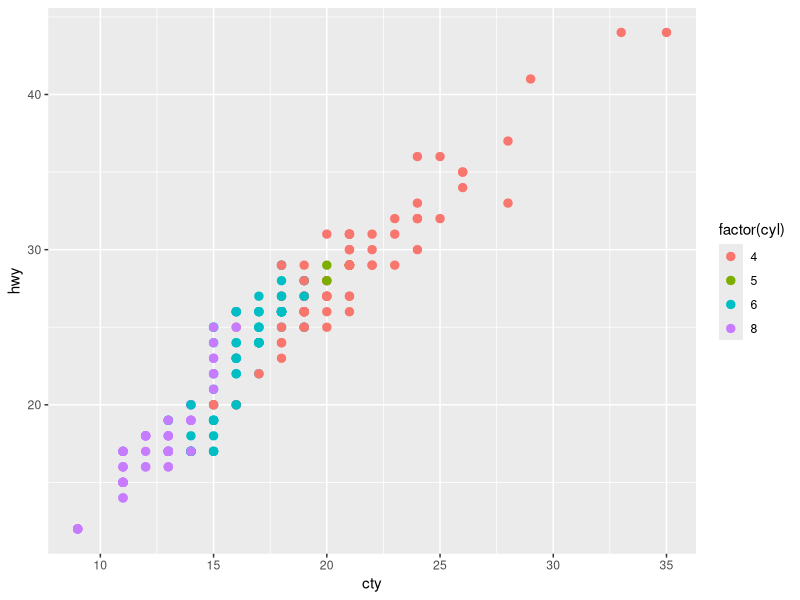
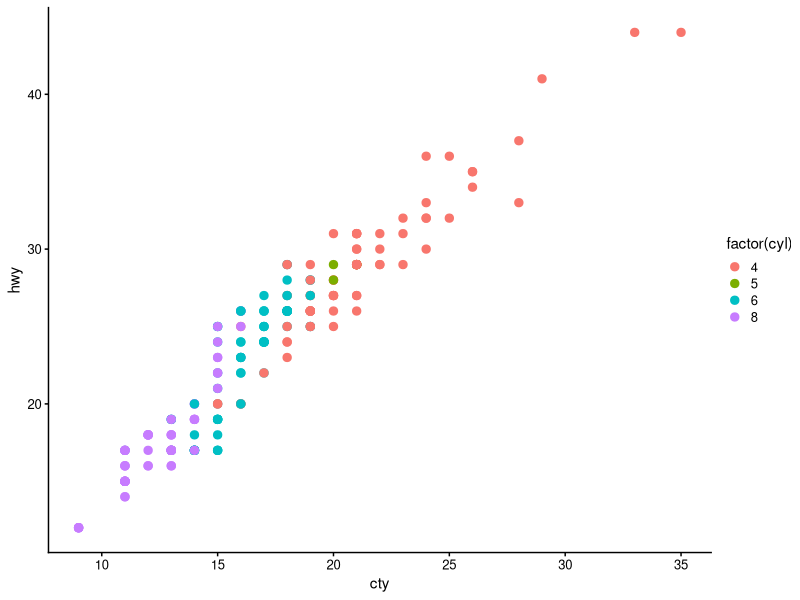
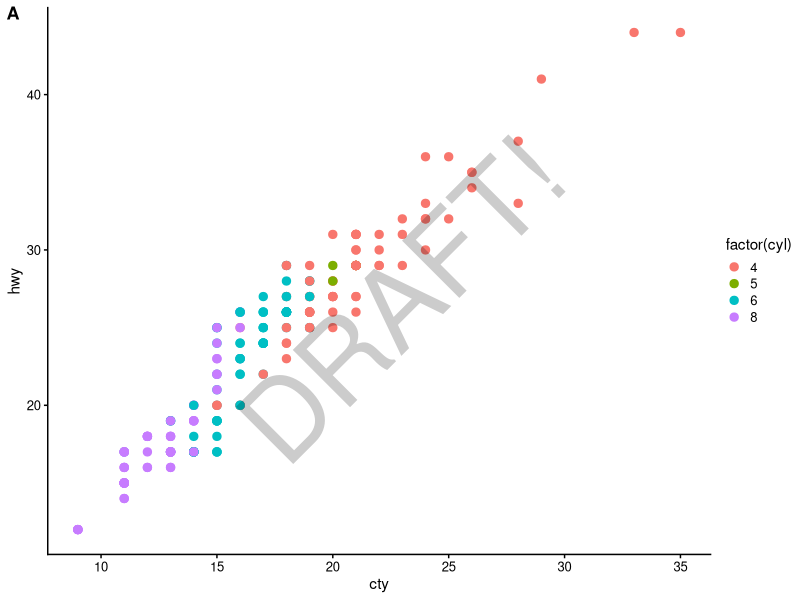
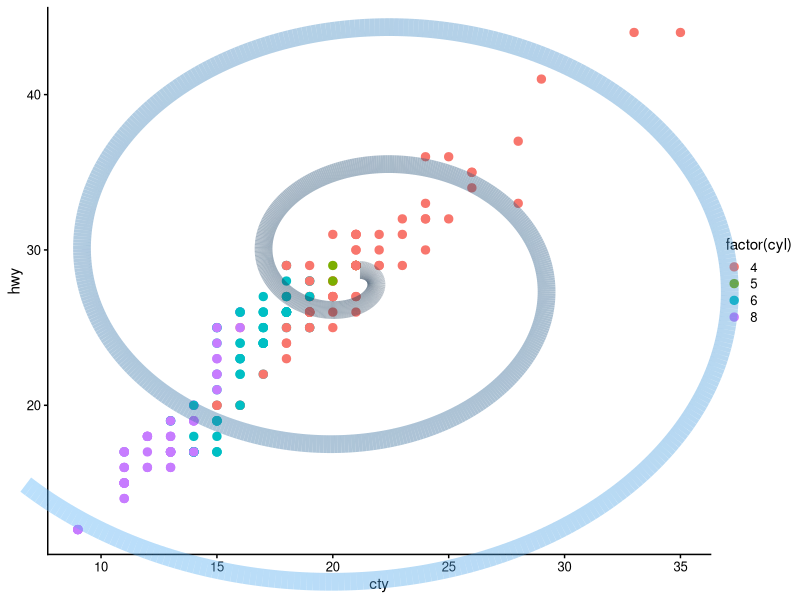
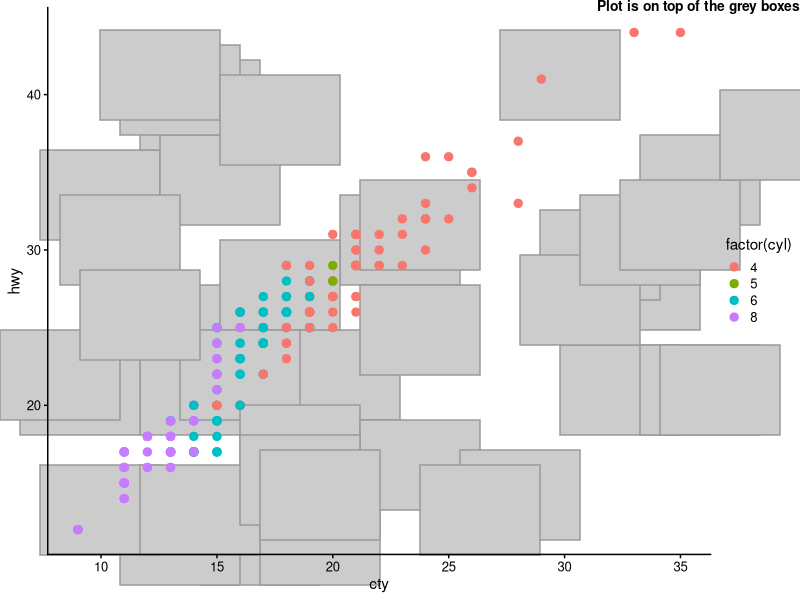
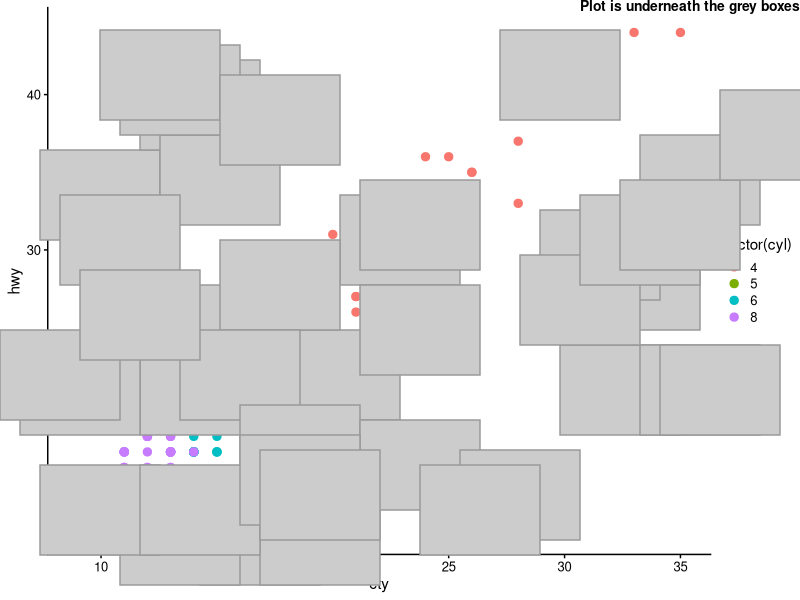
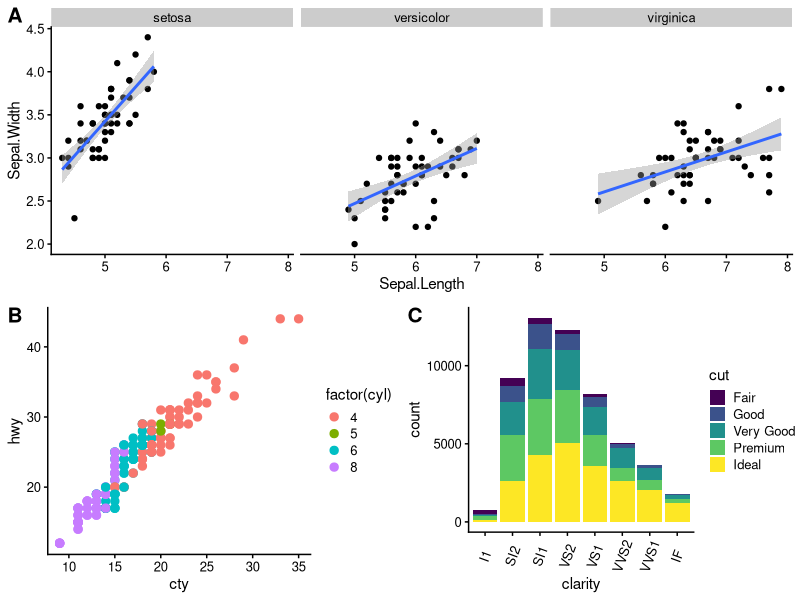
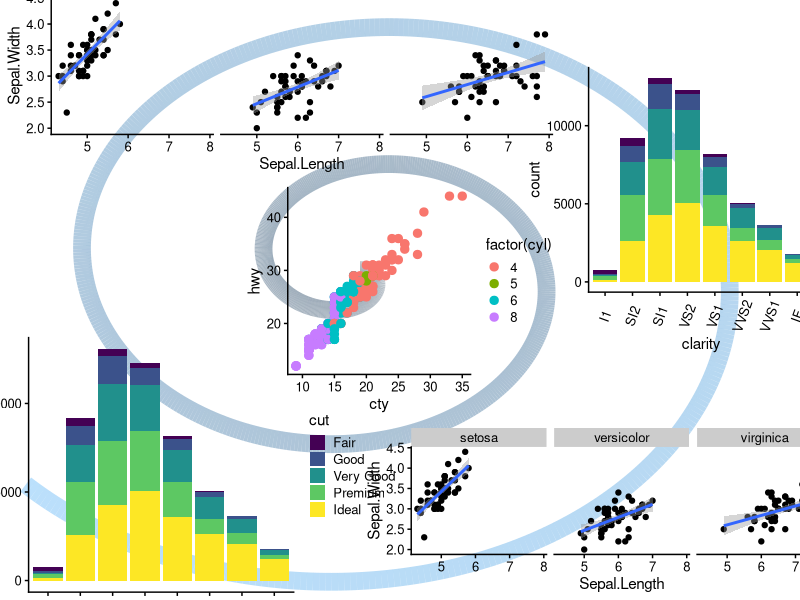

Source code (R) for these figures, in order:
## ---- chunk 1
require(ggplot2)
## ---- chunk 2
ggplot(mpg, aes(x = cty, y = hwy, colour = factor(cyl))) + 
   geom_point(size=2.5) + theme_gray()
## ---- chunk 3
require(cowplot)
theme_set(theme_cowplot(font_size=11)) # default fontsize doesn't work well for online viewing
ggplot(mpg, aes(x = cty, y = hwy, colour = factor(cyl))) +
  geom_point(size=2.5)
## ---- chunk 4
plot.mpg <- ggplot(mpg, aes(x = cty, y = hwy, colour = factor(cyl))) + 
  geom_point(size=2.5)
ggdraw(plot.mpg) + 
  draw_plot_label("A", size = 13) + 
  draw_text("DRAFT!", angle = 45, size = 80, alpha = .2)
## ---- chunk 5
t <- (0:1000)/1000
spiral <- data.frame(x = .45+.55*t*cos(t*15), y = .55-.55*t*sin(t*15), t)
ggdraw(plot.mpg) + 
  geom_path(data = spiral, aes(x = x, y = y, colour = t), size = 6, alpha = .4)
## ---- chunk 6
boxes <- data.frame(
  x = sample((0:36)/40, 40, replace = TRUE),
  y = sample((0:32)/40, 40, replace = TRUE)
)
# plot on top of annotations
ggdraw() + 
  geom_rect(data = boxes, aes(xmin = x, xmax = x + .15, ymin = y, ymax = y + .15),
            colour = "gray60", fill = "gray80") +
  draw_plot(plot.mpg) +
  draw_text("Plot is on top of the grey boxes", x = 1, y = 1,
            vjust = 1, hjust = 1, size = 10, fontface = 'bold')
# plot below annotations
ggdraw(plot.mpg) + 
  geom_rect(data = boxes, aes(xmin = x, xmax = x + .15, ymin = y, ymax = y + .15),
            colour = "gray60", fill = "gray80") + 
  draw_text("Plot is underneath the grey boxes", x = 1, y = 1,
            vjust = 1, hjust = 1, size = 10, fontface = 'bold')
## ---- chunk 7
plot.iris <- ggplot(iris, aes(Sepal.Length, Sepal.Width)) + 
  geom_point() + facet_grid(. ~ Species) + stat_smooth(method = "lm")
plot.diamonds <- ggplot(diamonds, aes(clarity, fill = cut)) + geom_bar() +
  theme(axis.text.x = element_text(angle=70, vjust=0.5))
ggdraw() +
  draw_plot(plot.iris, 0, .5, 1, .5) +
  draw_plot(plot.mpg, 0, 0, .5, .5) +
  draw_plot(plot.diamonds, .5, 0, .5, .5) +
  draw_plot_label(c("A", "B", "C"), c(0, 0, 0.5), c(1, 0.5, 0.5), size = 15)
## ---- chunk 8
ggdraw() +
  #geom_rect(data = boxes, aes(xmin = x, xmax = x + .15, ymin = y, ymax = y + .15),
  #          colour = "gray60", fill = "red", alpha=.03) +
  geom_path(data = spiral, aes(x = x, y = y, colour = t), size = 6, alpha = .4) +
  draw_plot(plot.diamonds, -.05, -.1, .55, .55) +
  draw_plot(plot.diamonds, .65, .4, .5, .5) +
  draw_plot(plot.mpg, .3, .3, .4, .4) +
  draw_plot(plot.iris, 0, .7, .7, .35 ) +
  draw_plot(plot.iris, .45, .0, .6, .3 )
